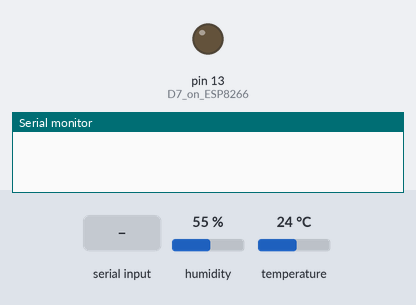
The sketch below on a simulated Arduino Uno, built with avr-gcc and run on an emulated ATmega328P. Shown: output pins drawn as LEDs (lit = HIGH), the last lines printed to the serial monitor. The test bench sets the inputs (shaded band); at power-on: humidity 55 %, temperature 24 °C.

Above: at 1.8 s.
1.9 s: "ok\n" received over the second serial link
At 19.5 s:
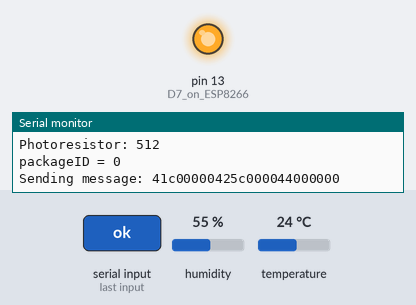
Timing chart, 0 to 20.2 s (numbered marks = the images above; inputs shaded):
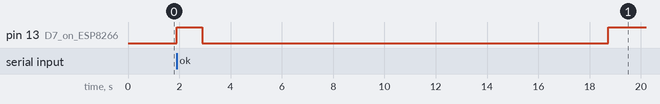

The sketch:

EMU.ino
```cpp
#include <SoftwareSerial.h>
#include <avr/sleep.h>
#include <avr/wdt.h>
#include <DHT11.h>
// Remember to add the library for the temperature and humidity sensor, use the "DHT11 by Dhruba Saha" in Arduino IDE.
// connection for DHT11 sensor, left to right: pin 1 to digital 6 (6), pin 2 to VCC, pin 3 to GND.
// Connection for photoresistor, left to right: pin 1 to analog 2 (A2), pin 2 to VCC, pin 3 to GND.

#define SLEEP_CYCLES 1 // Sleep for 15 cycles each time, 15 * 8s = 120s
volatile int sleepCounter = 0; // Used to count the sleep cycles

SoftwareSerial LoraSerial(10, 11); // RX, TX

// DHT11 setup
DHT11 dht11(6); // DHT11 connected to digital pin 6


String str; // Declaration of a String variable to store incoming serial data
int packageID = 0; // Initialization of a variable to store package ID

// Function declarations
void led_on(); // Function to turn on the LED
void led_off(); // Function to turn off the LED
void lora_autobaud(); // Function to perform LoRa autobauding
int wait_for_ok(); // Function to wait for "ok" response
String asciiToHex(String asciiString);
void init_lora(); // Function to initialize LoRa settings
void send_lora_command(String command); // Function to send LoRa commands and print response
void sendUntilSuccess(int temperature, int humidity, int photores);
String floatArrayToHex(float floatArray[], int size);
void pin6WakeupISR();


void setup() {
  // Update WDT before it triggers
  wdt_enable(WDTO_8S);
  // Enable the Watchdog Timer interrupt
  WDTCSR |= 1 << WDIE;
  // Enable interrupts
  sei();
  // Set up sleep mode and enable it
  set_sleep_mode(SLEEP_MODE_PWR_DOWN);
  sleep_enable();


   // Configure pin 6 as input mode and enable the pull-up resistor
  //pinMode(6, INPUT_PULLUP);

  // Configure pin 6 as external interrupt
  //attachInterrupt(digitalPinToInterrupt(6), pin6WakeupISR, CHANGE);


  //output LED pin
  pinMode(LED_BUILTIN, OUTPUT);  // D7 on ESP8266
  led_off(); // Ensure LED is initially turned off

  // Open serial communications and wait for port to open:
  Serial.begin(57600);  // Serial communication to PC

  LoraSerial.begin(9600);  // Serial communication to RN2483
  LoraSerial.setTimeout(1000);
  lora_autobaud(); // Perform LoRa autobauding

  led_on(); // Turn on LED briefly to indicate initialization
  delay(1000);
  led_off(); // Turn off LED after initialization

  init_lora();  // Initialize LoRa settings
  Serial.println("starting loop");
}

void loop() {
  int temperature = 0;
  int humidity = 0;
  int photores = 0;

  if (sleepCounter < SLEEP_CYCLES) {
    // Enter sleep mode
    sleep_cpu();
    return;
  }
  // Resume normal operation
  sleepCounter = 0; // Reset the counter

  // Read temperature and humidity
  int result = dht11.readTemperatureHumidity(temperature, humidity);
  photores = analogRead(2);

  if (result == 0) {
    // Convert each part individually into strings
    String tempString = "Temperature: " + String(temperature) + " °C";
    String humidityString = "Humidity: " + String(humidity) + " %";

    // Read photoresistor value and convert to string
    // photores = analogRead(2);
    String photoresString = "Photoresistor: " + String(photores);

    // Print each string individually
    Serial.println(tempString);
    Serial.println(humidityString);
    Serial.println(photoresString);
  } else {
    Serial.println(DHT11::getErrorString(result));
  }

  // Loop and send until successful
  sendUntilSuccess(temperature, humidity, photores);

  /////////////////////////// Insert original code for testing here
//  led_on();
//  Serial.print("packageID = ");
//  Serial.println(packageID);
//
//  // Prepare the message to send
//  // debug data
//  //float floatData[3] = {3.1415,3.1415,132.887};
//  float floatData[3] = {temperature,humidity,photores};
//  String hexString = floatArrayToHex(floatData, 3);
//  //String hexString = String(temperature) + String(humidity) + String(photores);
//
//  // Print the message to the Serial Monitor before sending it
//  Serial.print("Sending message: ");
//  Serial.println(hexString);  // Print the hex string of the message
//
//  LoraSerial.print("radio tx ");
//  LoraSerial.println(hexString);  // Send the message via LoRa
//  // Wait for the response and print it
//  str = LoraSerial.readStringUntil('\n');
//  if (str.length() > 0) {
//    Serial.println(str);
//  } else {
//    Serial.println("Timeout waiting for response");
//  }
//
//  // Check again for response (depending on your LoRa module setup)
//  str = LoraSerial.readStringUntil('\n');
//  if (str.length() > 0) {
//    Serial.println(str);
//  } else {
//    Serial.println("Timeout waiting for response");
//  }
//
//  led_off();
//  //delay(2000);  // Wait for 2 seconds before sending the next message
//  packageID = packageID + 1;
  //////////////////////////////////////////////////////////////////////////////


  sleep_cpu();
}


void sendUntilSuccess(int temperature, int humidity, int photores) {
  led_on();
  Serial.print("packageID = ");
  Serial.println(packageID);

  float floatData[3] = {temperature, humidity, photores};
  String hexString = floatArrayToHex(floatData, 3);

  bool success = false;
  while (!success) {
    Serial.print("Sending message: ");
    Serial.println(hexString);

    LoraSerial.print("radio tx ");
    LoraSerial.println(hexString);

    // Read response, check if sending was successful
    str = LoraSerial.readStringUntil('\n');
    if (str.length() > 0) {
      success = true;
      Serial.println("Message sent successfully.");
    } else {
      Serial.println("Send failed, retrying...");
      delay(1000); // Wait for 1 second before retrying
    }
  }
  led_off();
  delay(2000);  // Wait for 2 seconds before sending the next message
  packageID = packageID + 1;
}


ISR (WDT_vect) {
 // Reset WDIE to 1
 WDTCSR |= 1 << WDIE;
 sleepCounter++; // Increase the counter
}

void pin6WakeupISR() {
  WDTCSR |= 1 << WDIE;
}


void init_lora() {
  // Initialize LoRa module with configuration settings
  send_lora_command("sys get ver");  // Get firmware version
  send_lora_command("mac pause");  // Pause LoRaWAN

  send_lora_command("radio set mod lora");  // Set modulation to LoRa
  send_lora_command("radio set freq 869100000");  // Set frequency
  send_lora_command("radio set pwr 14");  // Set power
  send_lora_command("radio set sf sf7");  // Set spreading factor
  send_lora_command("radio set afcbw 41.7");  // Set auto frequency correction bandwidth
  send_lora_command("radio set rxbw 125");  // Set receiver bandwidth
  send_lora_command("radio set prlen 8");  // Set preamble length
  send_lora_command("radio set crc on");  // Enable CRC
  send_lora_command("radio set iqi off");  // Disable IQ inversion
  send_lora_command("radio set cr 4/5");  // Set coding rate
  send_lora_command("radio set wdt 60000");  // Set watchdog timer
  send_lora_command("radio set sync 12");  // Set sync word
  send_lora_command("radio set bw 125");  // Set bandwidth
}

void send_lora_command(String command) {
  // Send LoRa command and print response
  Serial.println(command);
  LoraSerial.println(command);
  if (wait_for_ok()) { // Wait for "ok" confirmation
    Serial.println("Command executed successfully.");
  } else {
    Serial.println("Failed to execute command.");
  }
}

void lora_autobaud() {
  String response = "";
  unsigned long startMillis = millis();
  while (response == "" && millis() - startMillis < 5000) {  // Timeout after 5 seconds
    delay(1000);
    LoraSerial.write((byte)0x00);
    LoraSerial.write(0x55);
    LoraSerial.println();
    LoraSerial.println("sys get ver");
    response = LoraSerial.readStringUntil('\n');
  }
  if (response == "") {
    Serial.println("Autobaud failed!");
  } else {
    Serial.println("Autobaud successful!");
  }
}

/*
 * This function blocks until the word "ok\n" is received on the UART,
 * or until a timeout of 3*5 seconds.
 */
int wait_for_ok() {
  str = LoraSerial.readStringUntil('\n');
  if (str.indexOf("ok") == 0) {
    return 1;
  } else {
    return 0;
  }
}

void led_on() {
  digitalWrite(LED_BUILTIN, HIGH);
}

void led_off() {
  digitalWrite(LED_BUILTIN, LOW);
}


// Function to convert a float array to a hexadecimal string
String floatArrayToHex(float floatArray[], int size) {
  String hexString = "";

  // Use a union to convert between float and byte array
  union {
    float f;
    uint8_t bytes[4];
  } value;

  for (int i = 0; i < size; i++) {
    value.f = floatArray[i];  // Store the float value into the union

    // Convert each byte of the float to a two-character hexadecimal string
    for (int j = 3; j >= 0; j--) {  // Traverse from most significant to least significant byte
      if (value.bytes[j] < 0x10) {
        hexString += "0";  // Add leading zero for single-digit hex numbers
      }
      hexString += String(value.bytes[j], HEX);
    }
  }

  return hexString;
}


String asciiToHex(String asciiString) {
  String hexString = "";
  for (int i = 0; i < asciiString.length(); i++) {
    char c = asciiString.charAt(i);
    String hexChar = String(c, HEX);
    if (hexChar.length() == 1) {
      hexChar = "0" + hexChar; // Ensure two-digit hex values
    }
    hexString += hexChar;
  }
  return hexString;
}
```
